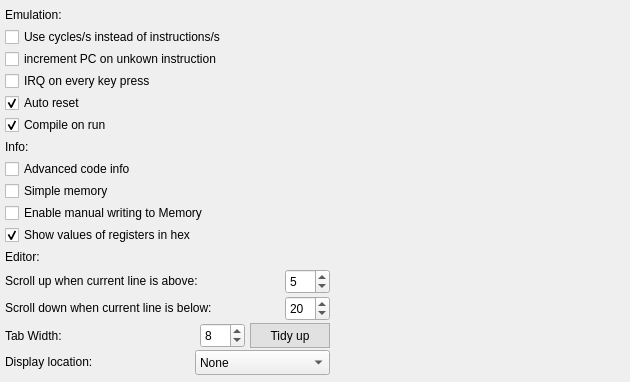
                <widget class="QWidget" name="settingsScrollContent">
                 <property name="geometry">
                  <rect>
                   <x>0</x>
                   <y>0</y>
                   <width>630</width>
                   <height>382</height>
                  </rect>
                 </property>
                 <layout class="QVBoxLayout" name="verticalLayout_2">
                  <property name="spacing">
                   <number>2</number>
                  </property>
                  <property name="leftMargin">
                   <number>5</number>
                  </property>
                  <property name="topMargin">
                   <number>5</number>
                  </property>
                  <property name="rightMargin">
                   <number>5</number>
                  </property>
                  <property name="bottomMargin">
                   <number>5</number>
                  </property>
                  <item>
                   <widget class="QLabel" name="settingEmulationLabel">
                    <property name="sizePolicy">
                     <sizepolicy hsizetype="Minimum" vsizetype="Minimum">
                      <horstretch>0</horstretch>
                      <verstretch>0</verstretch>
                     </sizepolicy>
                    </property>
                    <property name="minimumSize">
                     <size>
                      <width>0</width>
                      <height>20</height>
                     </size>
                    </property>
                    <property name="maximumSize">
                     <size>
                      <width>16777215</width>
                      <height>20</height>
                     </size>
                    </property>
                    <property name="text">
                     <string>Emulation:</string>
                    </property>
                   </widget>
                  </item>
                  <item>
                   <widget class="QCheckBox" name="checkUseCycles">
                    <property name="text">
                     <string>Use cycles/s instead of instructions/s</string>
                    </property>
                    <property name="checked">
                     <bool>false</bool>
                    </property>
                   </widget>
                  </item>
                  <item>
                   <widget class="QCheckBox" name="checkIncrementPC">
                    <property name="text">
                     <string>increment PC on unkown instruction</string>
                    </property>
                   </widget>
                  </item>
                  <item>
                   <widget class="QCheckBox" name="checkIRQOnKeyPress">
                    <property name="text">
                     <string>IRQ on every key press</string>
                    </property>
                   </widget>
                  </item>
                  <item>
                   <widget class="QCheckBox" name="checkAutoReset">
                    <property name="text">
                     <string>Auto reset</string>
                    </property>
                    <property name="checked">
                     <bool>true</bool>
                    </property>
                   </widget>
                  </item>
                  <item>
                   <widget class="QCheckBox" name="checkCompileOnRun">
                    <property name="text">
                     <string>Compile on run</string>
                    </property>
                    <property name="checked">
                     <bool>true</bool>
                    </property>
                   </widget>
                  </item>
                  <item>
                   <widget class="QLabel" name="settingInfoLabel">
                    <property name="minimumSize">
                     <size>
                      <width>0</width>
                      <height>20</height>
                     </size>
                    </property>
                    <property name="maximumSize">
                     <size>
                      <width>16777215</width>
                      <height>20</height>
                     </size>
                    </property>
                    <property name="text">
                     <string>Info:</string>
                    </property>
                   </widget>
                  </item>
                  <item>
                   <widget class="QCheckBox" name="checkAdvancedInfo">
                    <property name="text">
                     <string>Advanced code info</string>
                    </property>
                   </widget>
                  </item>
                  <item>
                   <widget class="QCheckBox" name="checkSimpleMemory">
                    <property name="text">
                     <string>Simple memory</string>
                    </property>
                    <property name="checked">
                     <bool>false</bool>
                    </property>
                   </widget>
                  </item>
                  <item>
                   <widget class="QCheckBox" name="checkMemoryWrite">
                    <property name="text">
                     <string>Enable manual writing to Memory</string>
                    </property>
                   </widget>
                  </item>
                  <item>
                   <widget class="QCheckBox" name="checkShowHex">
                    <property name="text">
                     <string>Show values of registers in hex</string>
                    </property>
                    <property name="checked">
                     <bool>true</bool>
                    </property>
                   </widget>
                  </item>
                  <item>
                   <widget class="QLabel" name="settingEditorLabel">
                    <property name="minimumSize">
                     <size>
                      <width>0</width>
                      <height>20</height>
                     </size>
                    </property>
                    <property name="maximumSize">
                     <size>
                      <width>16777215</width>
                      <height>20</height>
                     </size>
                    </property>
                    <property name="text">
                     <string>Editor:</string>
                    </property>
                   </widget>
                  </item>
                  <item>
                   <widget class="QWidget" name="setttingScrollLowWidget" native="true">
                    <property name="sizePolicy">
                     <sizepolicy hsizetype="Preferred" vsizetype="Fixed">
                      <horstretch>0</horstretch>
                      <verstretch>0</verstretch>
                     </sizepolicy>
                    </property>
                    <property name="minimumSize">
                     <size>
                      <width>0</width>
                      <height>25</height>
                     </size>
                    </property>
                    <property name="maximumSize">
                     <size>
                      <width>16777215</width>
                      <height>25</height>
                     </size>
                    </property>
                    <layout class="QHBoxLayout" name="horizontalLayout_13">
                     <property name="spacing">
                      <number>0</number>
                     </property>
                     <property name="leftMargin">
                      <number>0</number>
                     </property>
                     <property name="topMargin">
                      <number>0</number>
                     </property>
                     <property name="rightMargin">
                      <number>0</number>
                     </property>
                     <property name="bottomMargin">
                      <number>0</number>
                     </property>
                     <item>
                      <widget class="QLabel" name="setttingScrollLowLabel">
                       <property name="sizePolicy">
                        <sizepolicy hsizetype="Fixed" vsizetype="Fixed">
                         <horstretch>0</horstretch>
                         <verstretch>0</verstretch>
                        </sizepolicy>
                       </property>
                       <property name="minimumSize">
                        <size>
                         <width>280</width>
                         <height>0</height>
                        </size>
                       </property>
                       <property name="maximumSize">
                        <size>
                         <width>280</width>
                         <height>16777215</height>
                        </size>
                       </property>
                       <property name="text">
                        <string>Scroll up when current line is above:</string>
                       </property>
                      </widget>
                     </item>
                     <item>
                      <widget class="QSpinBox" name="menuScrollLow">
                       <property name="sizePolicy">
                        <sizepolicy hsizetype="Fixed" vsizetype="Fixed">
                         <horstretch>0</horstretch>
                         <verstretch>0</verstretch>
                        </sizepolicy>
                       </property>
                       <property name="minimumSize">
                        <size>
                         <width>45</width>
                         <height>25</height>
                        </size>
                       </property>
                       <property name="maximumSize">
                        <size>
                         <width>45</width>
                         <height>25</height>
                        </size>
                       </property>
                       <property name="minimum">
                        <number>1</number>
                       </property>
                       <property name="maximum">
                        <number>34</number>
                       </property>
                       <property name="value">
                        <number>5</number>
                       </property>
                      </widget>
                     </item>
                     <item>
                      <spacer name="horizontalSpacer_12">
                       <property name="orientation">
                        <enum>Qt::Orientation::Horizontal</enum>
                       </property>
                       <property name="sizeHint" stdset="0">
                        <size>
                         <width>40</width>
                         <height>20</height>
                        </size>
                       </property>
                      </spacer>
                     </item>
                    </layout>
                   </widget>
                  </item>
                  <item>
                   <widget class="QWidget" name="setttingScrollHighWidget" native="true">
                    <property name="sizePolicy">
                     <sizepolicy hsizetype="Preferred" vsizetype="Fixed">
                      <horstretch>0</horstretch>
                      <verstretch>0</verstretch>
                     </sizepolicy>
                    </property>
                    <property name="minimumSize">
                     <size>
                      <width>0</width>
                      <height>25</height>
                     </size>
                    </property>
                    <property name="maximumSize">
                     <size>
                      <width>16777215</width>
                      <height>25</height>
                     </size>
                    </property>
                    <layout class="QHBoxLayout" name="horizontalLayout_14">
                     <property name="spacing">
                      <number>0</number>
                     </property>
                     <property name="leftMargin">
                      <number>0</number>
                     </property>
                     <property name="topMargin">
                      <number>0</number>
                     </property>
                     <property name="rightMargin">
                      <number>0</number>
                     </property>
                     <property name="bottomMargin">
                      <number>0</number>
                     </property>
                     <item>
                      <widget class="QLabel" name="setttingScrollHighLabel">
                       <property name="sizePolicy">
                        <sizepolicy hsizetype="Fixed" vsizetype="Fixed">
                         <horstretch>0</horstretch>
                         <verstretch>0</verstretch>
                        </sizepolicy>
                       </property>
                       <property name="minimumSize">
                        <size>
                         <width>280</width>
                         <height>0</height>
                        </size>
                       </property>
                       <property name="maximumSize">
                        <size>
                         <width>280</width>
                         <height>16777215</height>
                        </size>
                       </property>
                       <property name="text">
                        <string>Scroll down when current line is below:</string>
                       </property>
                      </widget>
                     </item>
                     <item>
                      <widget class="QSpinBox" name="menuScrollHigh">
                       <property name="sizePolicy">
                        <sizepolicy hsizetype="Fixed" vsizetype="Fixed">
                         <horstretch>0</horstretch>
                         <verstretch>0</verstretch>
                        </sizepolicy>
                       </property>
                       <property name="minimumSize">
                        <size>
                         <width>45</width>
                         <height>25</height>
                        </size>
                       </property>
                       <property name="maximumSize">
                        <size>
                         <width>45</width>
                         <height>25</height>
                        </size>
                       </property>
                       <property name="minimum">
                        <number>2</number>
                       </property>
                       <property name="maximum">
                        <number>35</number>
                       </property>
                       <property name="value">
                        <number>20</number>
                       </property>
                      </widget>
                     </item>
                     <item>
                      <spacer name="horizontalSpacer_11">
                       <property name="orientation">
                        <enum>Qt::Orientation::Horizontal</enum>
                       </property>
                       <property name="sizeHint" stdset="0">
                        <size>
                         <width>40</width>
                         <height>20</height>
                        </size>
                       </property>
                      </spacer>
                     </item>
                    </layout>
                   </widget>
                  </item>
                  <item>
                   <widget class="QWidget" name="settingTabWidget" native="true">
                    <property name="minimumSize">
                     <size>
                      <width>0</width>
                      <height>25</height>
                     </size>
                    </property>
                    <property name="maximumSize">
                     <size>
                      <width>16777215</width>
                      <height>25</height>
                     </size>
                    </property>
                    <layout class="QHBoxLayout" name="horizontalLayout_2">
                     <property name="spacing">
                      <number>0</number>
                     </property>
                     <property name="leftMargin">
                      <number>0</number>
                     </property>
                     <property name="topMargin">
                      <number>0</number>
                     </property>
                     <property name="rightMargin">
                      <number>0</number>
                     </property>
                     <property name="bottomMargin">
                      <number>0</number>
                     </property>
                     <item>
                      <widget class="QLabel" name="settingTabLabel">
                       <property name="sizePolicy">
                        <sizepolicy hsizetype="Fixed" vsizetype="Expanding">
                         <horstretch>0</horstretch>
                         <verstretch>0</verstretch>
                        </sizepolicy>
                       </property>
                       <property name="minimumSize">
                        <size>
                         <width>195</width>
                         <height>0</height>
                        </size>
                       </property>
                       <property name="text">
                        <string>Tab Width:</string>
                       </property>
                      </widget>
                     </item>
                     <item>
                      <widget class="QSpinBox" name="spinBoxTabWidth">
                       <property name="sizePolicy">
                        <sizepolicy hsizetype="Fixed" vsizetype="Fixed">
                         <horstretch>0</horstretch>
                         <verstretch>0</verstretch>
                        </sizepolicy>
                       </property>
                       <property name="minimumSize">
                        <size>
                         <width>45</width>
                         <height>25</height>
                        </size>
                       </property>
                       <property name="maximumSize">
                        <size>
                         <width>45</width>
                         <height>25</height>
                        </size>
                       </property>
                       <property name="minimum">
                        <number>2</number>
                       </property>
                       <property name="maximum">
                        <number>10</number>
                       </property>
                       <property name="value">
                        <number>8</number>
                       </property>
                      </widget>
                     </item>
                     <item>
                      <spacer name="horizontalSpacer">
                       <property name="orientation">
                        <enum>Qt::Orientation::Horizontal</enum>
                       </property>
                       <property name="sizeType">
                        <enum>QSizePolicy::Policy::Fixed</enum>
                       </property>
                       <property name="sizeHint" stdset="0">
                        <size>
                         <width>5</width>
                         <height>20</height>
                        </size>
                       </property>
                      </spacer>
                     </item>
                     <item>
                      <widget class="QPushButton" name="buttonTidyUp">
                       <property name="sizePolicy">
                        <sizepolicy hsizetype="Fixed" vsizetype="Fixed">
                         <horstretch>0</horstretch>
                         <verstretch>0</verstretch>
                        </sizepolicy>
                       </property>
                       <property name="minimumSize">
                        <size>
                         <width>80</width>
                         <height>25</height>
                        </size>
                       </property>
                       <property name="maximumSize">
                        <size>
                         <width>80</width>
                         <height>25</height>
                        </size>
                       </property>
                       <property name="styleSheet">
                        <string notr="true">QPushButton{
	color: rgb(0,0,0);
	background-color: rgb(225,225,225);
	border: 1px solid rgb(173,173,173);
}
QPushButton:hover{
    background-color: rgb(229, 241, 251);
    border: 1px solid rgb(0, 120, 215);
}
QPushButton:pressed{
 background-color: rgb(204, 228, 247);
 border: 1px solid rgb(0, 120, 215);
}</string>
                       </property>
                       <property name="text">
                        <string>Tidy up</string>
                       </property>
                      </widget>
                     </item>
                     <item>
                      <spacer name="horizontalSpacer_13">
                       <property name="orientation">
                        <enum>Qt::Orientation::Horizontal</enum>
                       </property>
                       <property name="sizeHint" stdset="0">
                        <size>
                         <width>40</width>
                         <height>20</height>
                        </size>
                       </property>
                      </spacer>
                     </item>
                    </layout>
                   </widget>
                  </item>
                  <item>
                   <widget class="QWidget" name="settingDisplayStatusWidget" native="true">
                    <property name="sizePolicy">
                     <sizepolicy hsizetype="Preferred" vsizetype="Fixed">
                      <horstretch>0</horstretch>
                      <verstretch>0</verstretch>
                     </sizepolicy>
                    </property>
                    <property name="minimumSize">
                     <size>
                      <width>0</width>
                      <height>25</height>
                     </size>
                    </property>
                    <property name="maximumSize">
                     <size>
                      <width>16777215</width>
                      <height>25</height>
                     </size>
                    </property>
                    <layout class="QHBoxLayout" name="horizontalLayout_3">
                     <property name="spacing">
                      <number>0</number>
                     </property>
                     <property name="leftMargin">
                      <number>0</number>
                     </property>
                     <property name="topMargin">
                      <number>0</number>
                     </property>
                     <property name="rightMargin">
                      <number>0</number>
                     </property>
                     <property name="bottomMargin">
                      <number>0</number>
                     </property>
                     <item>
                      <widget class="QLabel" name="settingDisplayStatusLabel">
                       <property name="enabled">
                        <bool>true</bool>
                       </property>
                       <property name="sizePolicy">
                        <sizepolicy hsizetype="Fixed" vsizetype="Fixed">
                         <horstretch>0</horstretch>
                         <verstretch>0</verstretch>
                        </sizepolicy>
                       </property>
                       <property name="minimumSize">
                        <size>
                         <width>190</width>
                         <height>0</height>
                        </size>
                       </property>
                       <property name="text">
                        <string>Display location:</string>
                       </property>
                      </widget>
                     </item>
                     <item>
                      <widget class="QComboBox" name="menuDisplayStatus">
                       <property name="enabled">
                        <bool>true</bool>
                       </property>
                       <property name="sizePolicy">
                        <sizepolicy hsizetype="Fixed" vsizetype="Fixed">
                         <horstretch>0</horstretch>
                         <verstretch>0</verstretch>
                        </sizepolicy>
                       </property>
                       <property name="minimumSize">
                        <size>
                         <width>135</width>
                         <height>25</height>
                        </size>
                       </property>
                       <property name="maximumSize">
                        <size>
                         <width>135</width>
                         <height>25</height>
                        </size>
                       </property>
                       <item>
                        <property name="text">
                         <string>None</string>
                        </property>
                       </item>
                       <item>
                        <property name="text">
                         <string>Main window</string>
                        </property>
                       </item>
                       <item>
                        <property name="text">
                         <string>External window</string>
                        </property>
                       </item>
                      </widget>
                     </item>
                     <item>
                      <spacer name="horizontalSpacer_14">
                       <property name="orientation">
                        <enum>Qt::Orientation::Horizontal</enum>
                       </property>
                       <property name="sizeHint" stdset="0">
                        <size>
                         <width>40</width>
                         <height>20</height>
                        </size>
                       </property>
                      </spacer>
                     </item>
                    </layout>
                   </widget>
                  </item>
                  <item>
                   <spacer name="settingVerticalSpacer">
                    <property name="orientation">
                     <enum>Qt::Orientation::Vertical</enum>
                    </property>
                    <property name="sizeHint" stdset="0">
                     <size>
                      <width>17</width>
                      <height>17</height>
                     </size>
                    </property>
                   </spacer>
                  </item>
                 </layout>
                </widget>
